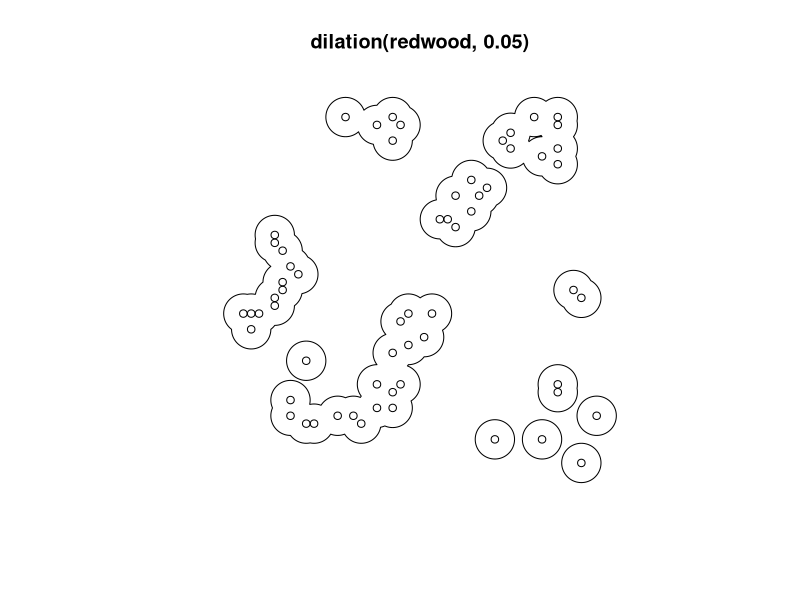
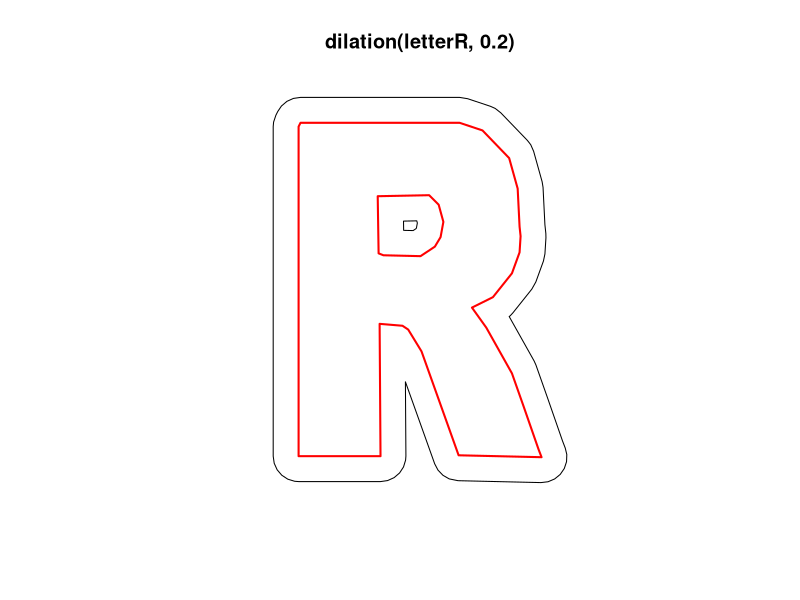
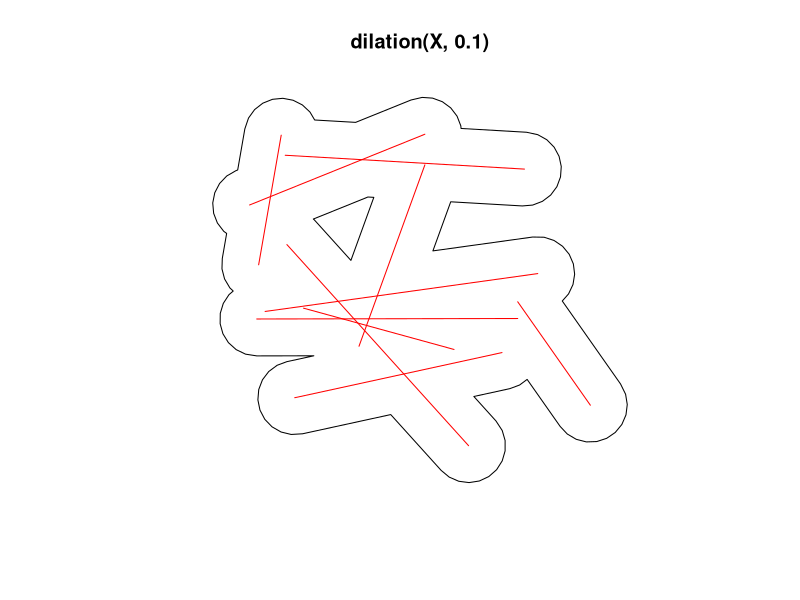

R code for these plots, in order:
library(spatstat)


### Name: dilation
### Title: Morphological Dilation
### Aliases: dilation dilation.owin dilation.ppp dilation.psp
### Keywords: spatial math

### ** Examples

  plot(dilation(redwood, 0.05))
  points(redwood)

  plot(dilation(letterR, 0.2))
  plot(letterR, add=TRUE, lwd=2, border="red")

  X <- psp(runif(10), runif(10), runif(10), runif(10), window=owin())
  plot(dilation(X, 0.1))
  plot(X, add=TRUE, col="red")
